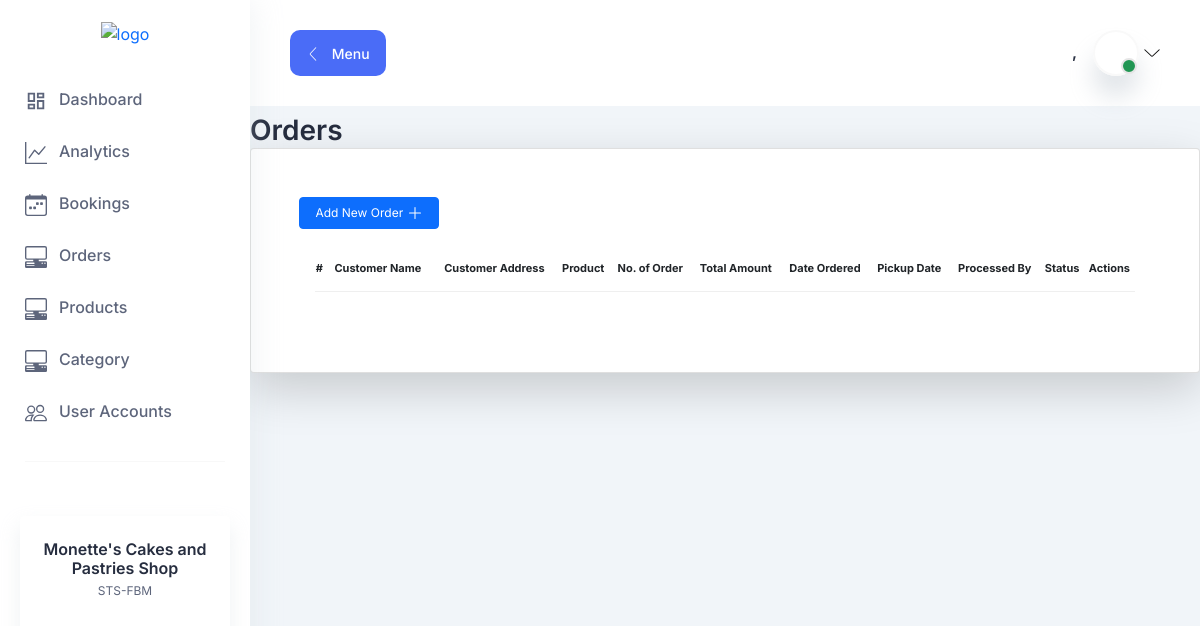
/orders-list (signed in), run on an earlier commit of the app's database.
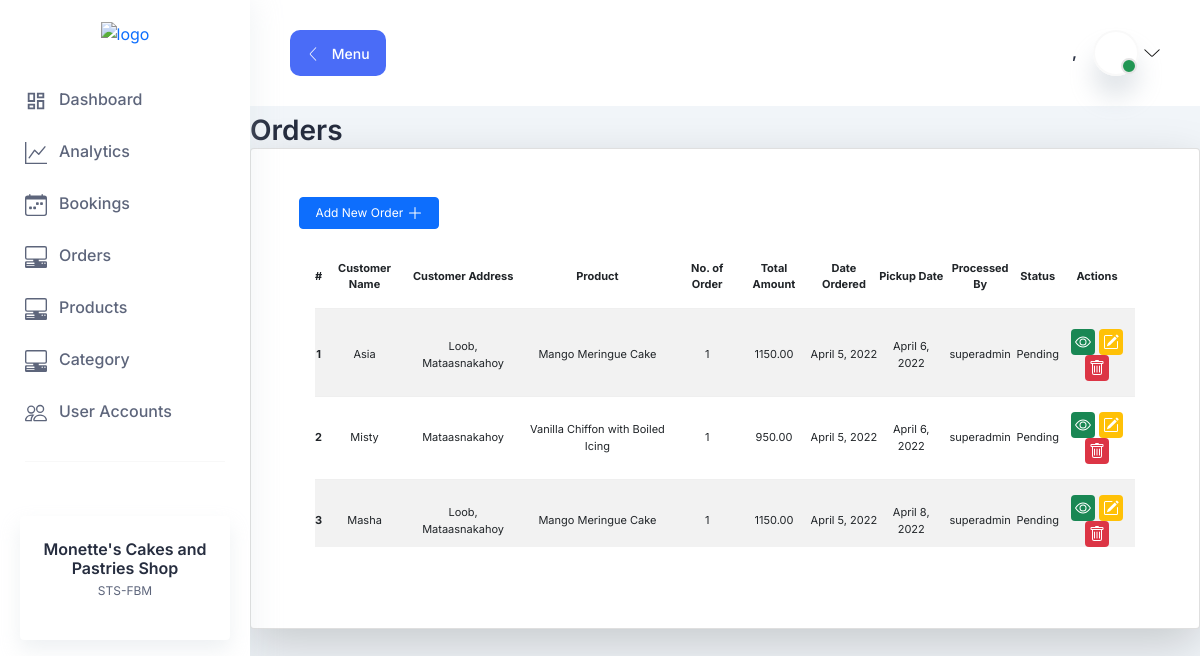
And on a later commit of the database.
### orders/models.py (models this page shows, shortened)
class Orders(models.Model):
    status = (
        ("Pending" , "Pending"),
        ("Done" , "Done")
    )
    customer_name = models.CharField(max_length=255)
    customer_address = models.CharField(max_length=255)
    products = models.ForeignKey(Products, on_delete=models.CASCADE)
    no_of_order = models.IntegerField()
    total_amount = models.DecimalField(max_digits=10, decimal_places=2)
    date_ordered = models.DateField(auto_now_add=True)
    pickup_date = models.DateField(auto_now_add=False)
    processed_by = models.CharField(max_length=255)
    notes = models.TextField()
    status = models.CharField(max_length=255, choices=status)
    class Meta:
        verbose_name = "Orders"

### products/models.py (models this page shows)
class Products(models.Model):
    status = (
        ("Available", "Available"),
        ("Not Available", "Not Available")
    )
    product_name = models.CharField(max_length=255)
    category = models.ForeignKey(Category, on_delete=models.CASCADE)
    price = models.DecimalField(max_digits=10, decimal_places=2)
    size = models.CharField(max_length=255, default=0)
    status = models.CharField(max_length=255, choices=status)
    class Meta:
        verbose_name = "Products"
    def __str__(self):
        return self.product_name

### orders/views.py (the view)
# urls.py: path("orders-list", orders_list, name="orders-list"),
@login_required
def orders_list(request):
    template_name = "orders/orders_list.html"
    orders = Orders.objects.all()
    context = {
        "orders": orders
    }
    return render(request, template_name, context)

### orders/templates/orders/orders_list.html (shortened to what this page needs)
{% extends 'base.html' %} {% block body %}
<link
  rel="stylesheet"
  type="text/css"
  href="https://cdn.datatables.net/v/bs5/dt-1.11.5/datatables.min.css"
/>
<link
  rel="stylesheet"
  type="text/css"
  href="https://cdn.datatables.net/buttons/2.2.2/css/buttons.dataTables.min.css"
/>
<div class="container-fluid mt-2 p-0" style="font-size: 12px">
  <h2>Orders</h2>
  <div
    class="card p-5 shadow-lg p-3 mb-5 bg-white rounded text-decoration-none"
  >
    <div class="row">
      <div class="col-8">
        <a
          href="{% url 'orders-add' %}"
          class="btn btn-primary w-25"
          style="font-size: 12px"
        >
          Add New Order
          <svg
            xmlns="http://www.w3.org/2000/svg"
            width="16"
            height="16"
            fill="currentColor"
            class="bi bi-plus-lg"
            viewBox="0 0 16 16"
          >
            <path
              fill-rule="evenodd"
              d="M8 2a.5.5 0 0 1 .5.5v5h5a.5.5 0 0 1 0 1h-5v5a.5.5 0 0 1-1 0v-5h-5a.5.5 0 0 1 0-1h5v-5A.5.5 0 0 1 8 2Z"
            />
          </svg>
        </a>
      </div>
      <div class="col-4">
      </div>
    </div>
    <table
      class="table table-striped bg-white p-3"
      id="ordersTable"
      style="font-size: 11px"
    >
      <thead>
        <tr class="text-center">
          <th scope="col">#</th>
          <th scope="col">Customer Name</th>
          <th scope="col">Customer Address</th>
          <th scope="col">Product</th>
          <th scope="col">No. of Order</th>
          <th scope="col">Total Amount</th>
          <th scope="col">Date Ordered</th>
          <th scope="col">Pickup Date</th>
          <th scope="col">Processed By</th>
          <th scope="col">Status</th>
          <th scope="col">Actions</th>
        </tr>
      </thead>
      <tbody>
        {% for list in orders %}
        <tr class="text-center">
          <th scope="row">{{forloop.counter}}</th>
          <td>{{list.customer_name}}</td>
          <td>{{list.customer_address}}</td>
          <td>{{list.products}}</td>
          <td>{{list.no_of_order}}</td>
          <td>{{list.total_amount}}</td>
          <td>{{list.date_ordered}}</td>
          <td>{{list.pickup_date}}</td>
          <td>{{list.processed_by}}</td>
          <td>{{list.status}}</td>
          <td colspan="5">
            <a
              href="{% url 'orders-view' list.id %}"
              class="bg-success p-1 text-white rounded"
              style="font-size: 12px"
            >
            </a>
            <a
              href="{% url 'orders-update' list.id %}"
              class="bg-warning p-1 text-white rounded"
              style="font-size: 12px"
            >
            </a>
            <a
              href="{% url 'orders-delete' list.id %}"
              class="bg-danger p-1 text-white rounded"
              style="font-size: 12px"
            >
            </a>
          </td>
        </tr>
        {% endfor %}
      </tbody>
    </table>
  </div>
</div>
{% endblock %}

### templates/base.html (shortened to what this page needs)
<!DOCTYPE html>
{% load static %}
<html lang="en">
  <head>
    <link rel="stylesheet" href="{% static 'assets/css/bootstrap.min.css' %}" />
    <link rel="stylesheet" href="{% static 'assets/css/lineicons.css' %}" />
    <link
      rel="stylesheet"
      href="{% static 'assets/css/materialdesignicons.min.css' %}"
    />
    <link rel="stylesheet" href="{% static 'assets/css/main.css' %}" />
    <link
      rel="stylesheet"
      href="https://cdn.jsdelivr.net/npm/uikit@3.9.4/dist/css/uikit.min.css"
    />
  </head>
  <body>
    {% if user.is_authenticated %} {% include "sidenav.html" %} {% endif %}
    <main class="main-wrapper">
      {% if user.is_authenticated %} {% include 'navbar.html' %} {% endif %}
      {% block body %} {% endblock %}
    </main>
  </body>
</html>

### templates/sidenav.html (shortened to what this page needs)
<aside class="sidebar-nav-wrapper">
    <div class="navbar-logo">
      <a href="index.html">
        <img
          src="https://scontent.fmnl3-2.fna.fbcdn.net/v/t1.6435-9/181028949_3043069499259086_6136653235614529912_n.jpg?_nc_cat=100&ccb=1-5&_nc_sid=09cbfe&_nc_eui2=AeEKZWH_qIEo62MroReEWWoF5NUfSC3BIH3k1R9ILcEgfSbUQkt6sK9IkGMmqGqml64i1PJQJIv6OuFhVoD6Shl8&_nc_ohc=e2CXCbdHulUAX8H0uNL&_nc_ht=scontent.fmnl3-2.fna&oh=00_AT_n1dClDOJkjiZMUErGtRzvRdjLlRXZ2WArn9uFJFUj1w&oe=62541B6C"
          alt="logo" width="80" height="80" />
      </a>
    </div>
    <nav class="sidebar-nav">
      <ul>
        <li class="nav-item">
          <a href="{% url "homepage" %}">
            <span class="icon">
            </span>
            <span class="text">Dashboard</span>
          </a>
        </li>
        <li class="nav-item">
            <a href="{% url "homepage" %}">
              <span class="icon">
              </span>
              <span class="text">Analytics</span>
            </a>
          </li>
          <li class="nav-item">
            <a href="{% url "bookings-list" %}">
              <span class="icon">
              </span>
              <span class="text">Bookings</span>
            </a>
          </li>
          <li class="nav-item">
            <a href="{% url "orders-list" %}">
              <span class="icon">
              </span>
              <span class="text"> Orders</span>
            </a>
          </li>
          <li class="nav-item">
            <a href="{% url "products-list" %}">
              <span class="icon">
              </span>
              <span class="text"> Products</span>
            </a>
          </li>
          {% if user.is_superuser or user.is_admin %}
          <li class="nav-item">
            <a href="{% url "category-list" %}">
              <span class="icon">
              </span>
              <span class="text"> Category</span>
            </a>
          </li>
          {% endif %}
          {% if user.is_superuser or user.is_admin %}
          <li class="nav-item">
            <a href="{% url "account-list" %}">
              <span class="icon">
              </span>
              <span class="text"> User Accounts</span>
            </a>
          </li>
          {% endif %}
        <span class="divider">
          <hr />
        </span>
      </ul>
    </nav>
    <div class="promo-box">
      <h3>Monette's Cakes and Pastries Shop</h3>
      <p>STS-FBM</p>
    </div>
  </aside>

### templates/navbar.html (shortened to what this page needs)
<header class="header">
  <div class="container-fluid">
    <div class="row">
      <div class="col-lg-5 col-md-5 col-6">
        <div class="header-left d-flex align-items-center">
          <div class="menu-toggle-btn mr-20">
            <button id="menu-toggle" class="main-btn primary-btn btn-hover">
              <i class="lni lni-chevron-left me-2"></i> Menu
            </button>
          </div>
        </div>
      </div>
      <div class="col-lg-7 col-md-7 col-6">
        <div class="header-right">
          <div class="profile-box ml-15">
            <button
              class="dropdown-toggle bg-transparent border-0"
              type="button"
              id="profile"
              data-bs-toggle="dropdown"
              aria-expanded="false"
            >
              <div class="profile-info">
                <div class="info">
                  <h6>{{user.last_name}}, {{user.first_name}}</h6>
                  <div class="image">
                    <span class="status"></span>
                  </div>
                </div>
              </div>
              <i class="lni lni-chevron-down"></i>
            </button>
          </div>
        </div>
      </div>
    </div>
  </div>
</header>

What changed in the data, as far as the page shows it:
added Orders: customer_name "Asia", customer_address "Loob, Mataasnakahoy", products "Mango Meringue Cake", no_of_order "1", total_amount "1150.00", date_ordered "April 5, 2022", pickup_date "April 6, 2022", processed_by "superadmin", status "Pending"
added Orders: customer_name "Misty", customer_address "Mataasnakahoy", products "Vanilla Chiffon with Boiled Icing", no_of_order "1", total_amount "950.00", date_ordered "April 5, 2022", pickup_date "April 6, 2022", processed_by "superadmin", status "Pending"
added Orders: customer_name "Masha", customer_address "Loob, Mataasnakahoy", products "Mango Meringue Cake", no_of_order "1", total_amount "1150.00", date_ordered "April 5, 2022", pickup_date "April 8, 2022", processed_by "superadmin", status "Pending"
